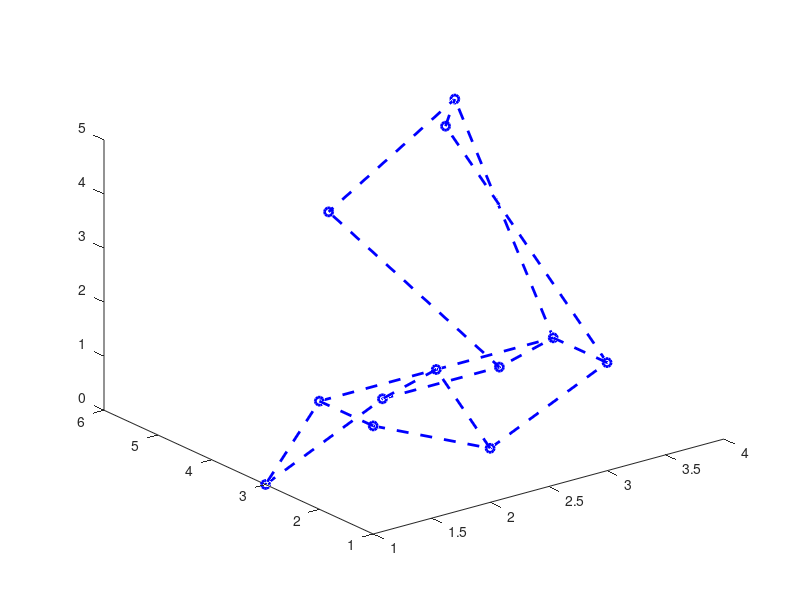

The MATLAB source for this figure: (Note: this script raises an error after producing the figure.)
clear; close all;
k_n = 3; k_m = 4;
b_x = [1 2 3 3; 1 2 3 4; 1 2 3 2];
b_y = [1 1 1 4; 2 2 2 6; 3 3 3 4];
b_z = [2 1 2 5; 2 2 2 4; 0 1 1 4];
% b_x = [1 2 3; 1 2 3; 1 2 3];
% b_y = [1 1 1; 2 2 2; 3 3 3];
% b_z = [2 1 2; 2 2 2; 0 1 1];
% b_x = [1 2 3; 1 2 3];
% b_y = [1 1 1; 2 2 2];
% b_z = [2 1 2; 2 2 2];
plot3(b_x, b_y, b_z, 'bo--', 'linewidth', 2); hold on;
plot3(b_x', b_y', b_z', 'b--', 'linewidth', 2);



%%%%%
knots_u = [zeros(1, k_n), ones(1, k_n)];
knots_v = [zeros(1, k_m), ones(1, k_m)];
tab = 0:0.05:1;
B_u = spcol(knots_u, k_n, tab);
B_v = spcol(knots_v, k_m, tab);
X_x = B_u*b_x*B_v.';
X_y = B_u*b_y*B_v.';
X_z = B_u*b_z*B_v.';
%surf(X_x, X_y, X_z, 'FaceAlpha', 0.8); shading flat;
s.EdgeColor = 'none';
hold on;
plot3(X_x(1, 1), X_y(1,1), X_z(1,1), 'k.', 'MarkerSize', 20);
plot3(X_x(end, end), X_y(end, end), X_z(end, end), 'k.', 'MarkerSize', 20);
plot3(X_x(end, 1), X_y(end,1), X_z(end,1), 'k.', 'MarkerSize', 20);
plot3(X_x(1, end), X_y(1,end), X_z(1,end), 'k.', 'MarkerSize', 20);

%%%%%



for u = 0:0.05:1
    for v = 0:0.05:1
        [x, y, z] = de_casteljau3d(k_n, k_m, b_x, b_y, b_z, u, v);
        plot3(x, y, z, '.-', 'linewidth', 2); hold on;
    end
end
%m = s
%n = r



function [Q_x, Q_y, Q_z] = de_casteljau(k, x_p, y_p, z_p, u)
    Q_x = zeros(k, k);
    Q_y = zeros(k, k);
    Q_z = zeros(k, k);
    Q_x(:,1) = x_p;
    Q_y(:,1) = y_p;
    Q_z(:,1) = z_p;
    for i = 2:k
        for j = i:k
            Q_x(j,i) = (1-u)*Q_x(j-1, i-1)+u*Q_x(j, i-1);
            Q_y(j,i) = (1-u)*Q_y(j-1, i-1)+u*Q_y(j, i-1);
            Q_z(j,i) = (1-u)*Q_z(j-1, i-1)+u*Q_z(j, i-1);
        end
    end
end

function [Q_x, Q_y, Q_z] = de_casteljau3d(k_n, k_m, p_x, p_y, p_z, u, v)
    Q_x = p_x;
    Q_y = p_y;
    Q_z = p_z;
    for k = 2:min(k_n, k_m)
        for i = 1:min(k_n, k_m)-k+1 %n
            for j = 1:min(k_n, k_m)-k+1 %m
                Q_x(i, j) = [(1 - u) u] * ...
                    [Q_x(i, j), Q_x(i, j+1); Q_x(i+1, j), Q_x(i+1, j+1)] ...
                    * [(1 - v) v]';
                Q_y(i, j) = [(1 - u) u] * ...
                    [Q_y(i, j), Q_y(i, j+1); Q_y(i+1, j), Q_y(i+1, j+1)] ...
                    * [(1 - v) v]';
                Q_z(i, j) = [(1 - u) u] * ...
                    [Q_z(i, j), Q_z(i, j+1); Q_z(i+1, j), Q_z(i+1, j+1)] ...
                    * [(1 - v) v]';
            end
        end
    end
    if k_m > k_n %procedo su r
        for k = (min(k_n, k_m)+1):k_m
            for j = 1:(min(k_n, k_m)-k+1)
                for i = j:min(k_n, k_m)-k+1
                    Q_x(i, j) = [(1-u) u] * [Q_x(i, j), Q_x(i, j+1)]';
                    Q_y(i, j) = [(1-u) u] * [Q_y(i, j), Q_y(i, j+1)]';
                    Q_z(i, j) = [(1-u) u] * [Q_z(i, j), Q_z(i, j+1)]';
                end
            end
        end
    end            
    Q_x = Q_x(1, 1);
    Q_y = Q_y(1, 1);
    Q_z = Q_z(1, 1);
    
    
%     if k_n > k_m %procedo su s
%         for k = min(k_n, k_m):max(k_n, k_m)
%             j = min(k_n, k_m)-k+1;
%             for i = 1:min(k_n, k_m)-k+1
%                 Q_x(i, j) = (1-u)*Q_x(i, j)+u*Q_x(i+1,j);
%                 Q_y(i, j) = (1-u)*Q_y(i, j)+u*Q_y(i+1,j);
%                 Q_z(i, j) = (1-u)*Q_z(i, j)+u*Q_z(i+1,j);
%             end
%         end
%     end

    return;
end